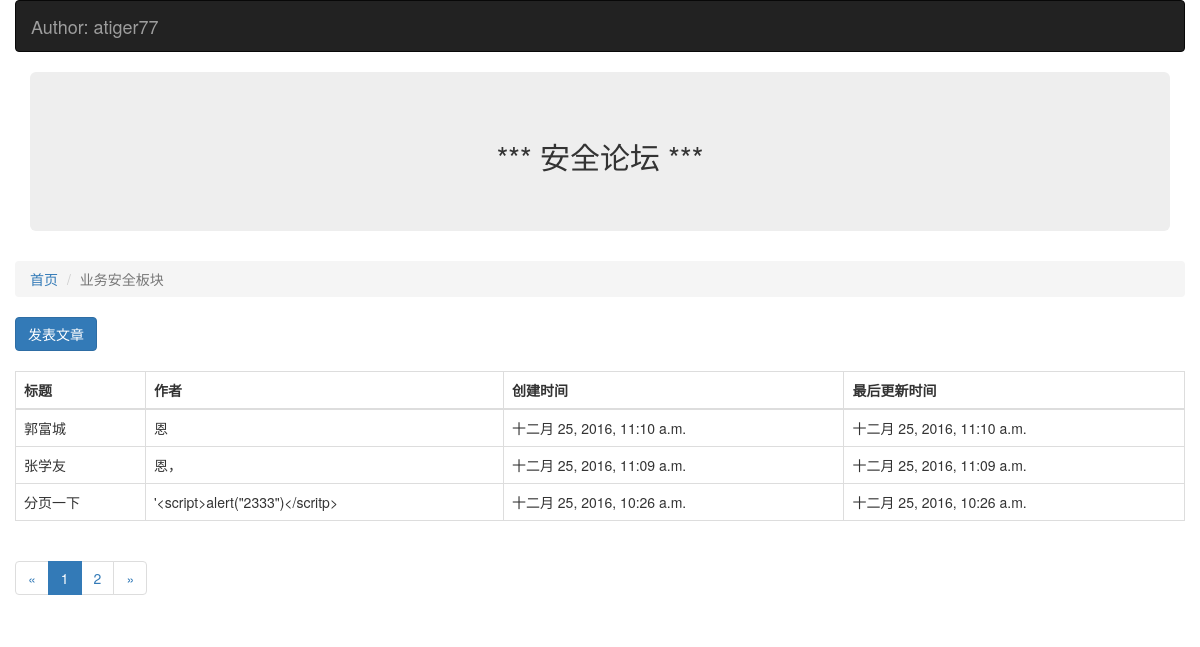
The page /article/list/1 on the database its author committed.
### Block/models.py (models this page shows, shortened)
class Block(models.Model):
    name = models.CharField(u"板块名称",max_length=60)
    desc = models.CharField(u"板块描述",max_length=100)
    manager =  models.CharField(u"管理员名称",max_length=30)
    status = models.IntegerField(u"状态",choices=((0,"正常"),(1,"删除")))
    class Meta:
        verbose_name = "板块"
        verbose_name_plural = "板块"

### Article/models.py (models this page shows, shortened)
class Article(models.Model):
    owner = models.ForeignKey(User,verbose_name="作者")
    block = models.ForeignKey(Block,verbose_name="板块ID")
    title = models.CharField(u"文章名称",max_length=100)
    content = models.CharField(u"文章描述",max_length=500)
    status = models.IntegerField(u"状态",choices=((0,"正常"),(1,"删除")))
    create_timestamp = models.DateTimeField('创建时间',auto_now_add=True)
    last_update_timestamp = models.DateTimeField('最后更新时间',auto_now=True)
    class Meta:
        verbose_name = "文章"
        verbose_name_plural = "文章"

### Article/views.py (the view)
# urls.py: url(r'^list/(?P<block_id>\d+)', article_list),
def article_list(request,block_id):
    block_id = int(block_id)
    block = Block.objects.get(id=block_id)
    '''实现分页器功能'''
    article_cnt_1page = 3
    page_no = int(request.GET.get("page_no","1"))
    all_articles = Article.objects.filter(block=block,status=0).order_by("-id")
    p = Paginator(all_articles, article_cnt_1page)
    page = p.page(page_no)
    article_objs = page.object_list
    return render(request,"article_list.html",{"articles":article_objs,"b":block,"page":page})

### Article/templates/article_list.html (shortened to what this page needs)
{% extends "base.html" %}
{% block content %}
<ol class="breadcrumb">
  <li><a href="/">首页</a></li>
  <li class="active">{{ b.name }}</li>
</ol>
<a href="/article/create/{{ b.id }}" class="btn btn-primary">发表文章</a>
<br>
<br>
<table class="table table-bordered">
  <thead>
    <th>标题</th>
    <th>作者</th>
    <th>创建时间</th>
    <th>最后更新时间</th>
  </thead>
  <tbody>
    {% for article in articles %}
    <tr>
        <td>{{ article.title }}</td>
        <td>{{ article.content }}</td>
        <td>{{ article.create_timestamp }}</td>
        <td>{{ article.last_update_timestamp }}</td>
    </tr>
   {% endfor%}
  </tbody>
</table>
<nav>
  <ul class="pagination">
    <li>
        {% if not page.has_previous %}
        <a href="#">&laquo;</a>
        {% endif %}
    </li>
    {% for i in page.paginator.page_range %}
    <li {% if page.number == i %}class="active"{% endif %}>
        <a href="?page_no={{ i }}">{{ i }}</a>
    </li>
    {% endfor %}
    <li>
       {% if page.has_next %}
        <a href="?page_no={{ page.next_page_number }}">&raquo;</a>
       {% endif %}
    </li>
  </ul>
</nav>
{% endblock %}

### rows shown on the page
Block: name "业务安全板块"
Article: title "郭富城", content "恩", create_timestamp "十二月 25, 2016, 11:10 a.m.", last_update_timestamp "十二月 25, 2016, 11:10 a.m."
Article: title "张学友", content "恩，", create_timestamp "十二月 25, 2016, 11:09 a.m.", last_update_timestamp "十二月 25, 2016, 11:09 a.m."
Article: title "分页一下", content "'<script>alert(\"2333\")</scritp>", create_timestamp "十二月 25, 2016, 10:26 a.m.", last_update_timestamp "十二月 25, 2016, 10:26 a.m."

### other values the page prints
{{ i }} "1" "2"
